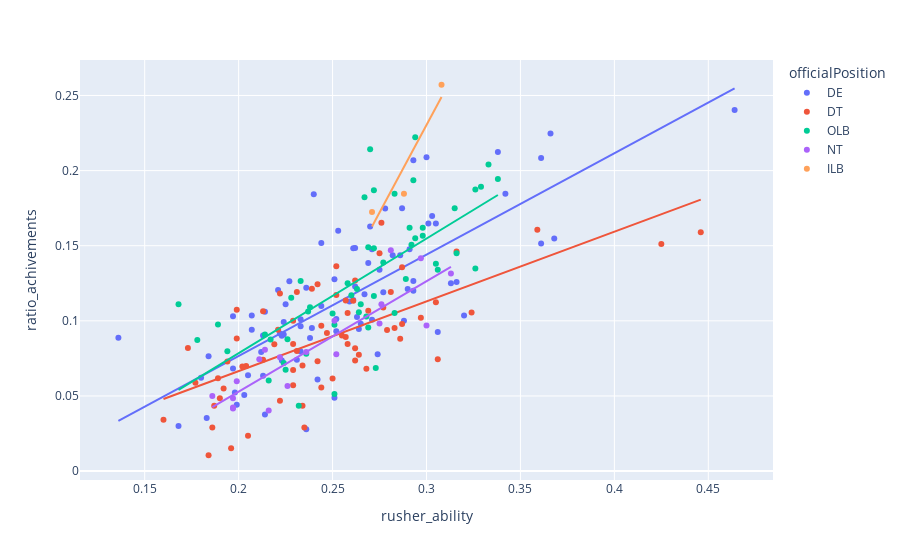

Notebook source saved alongside this figure:
### Code cell
rushers['sum_achivements'] = rushers[['sum_pff_hit','sum_pff_hurry','sum_pff_sack']].sum(axis=1)
rushers['ratio_achivements'] = rushers['sum_achivements'] / rushers['play_cnt']

px.scatter(rushers, x='rusher_ability', y='ratio_achivements', color='officialPosition', trendline="ols")
